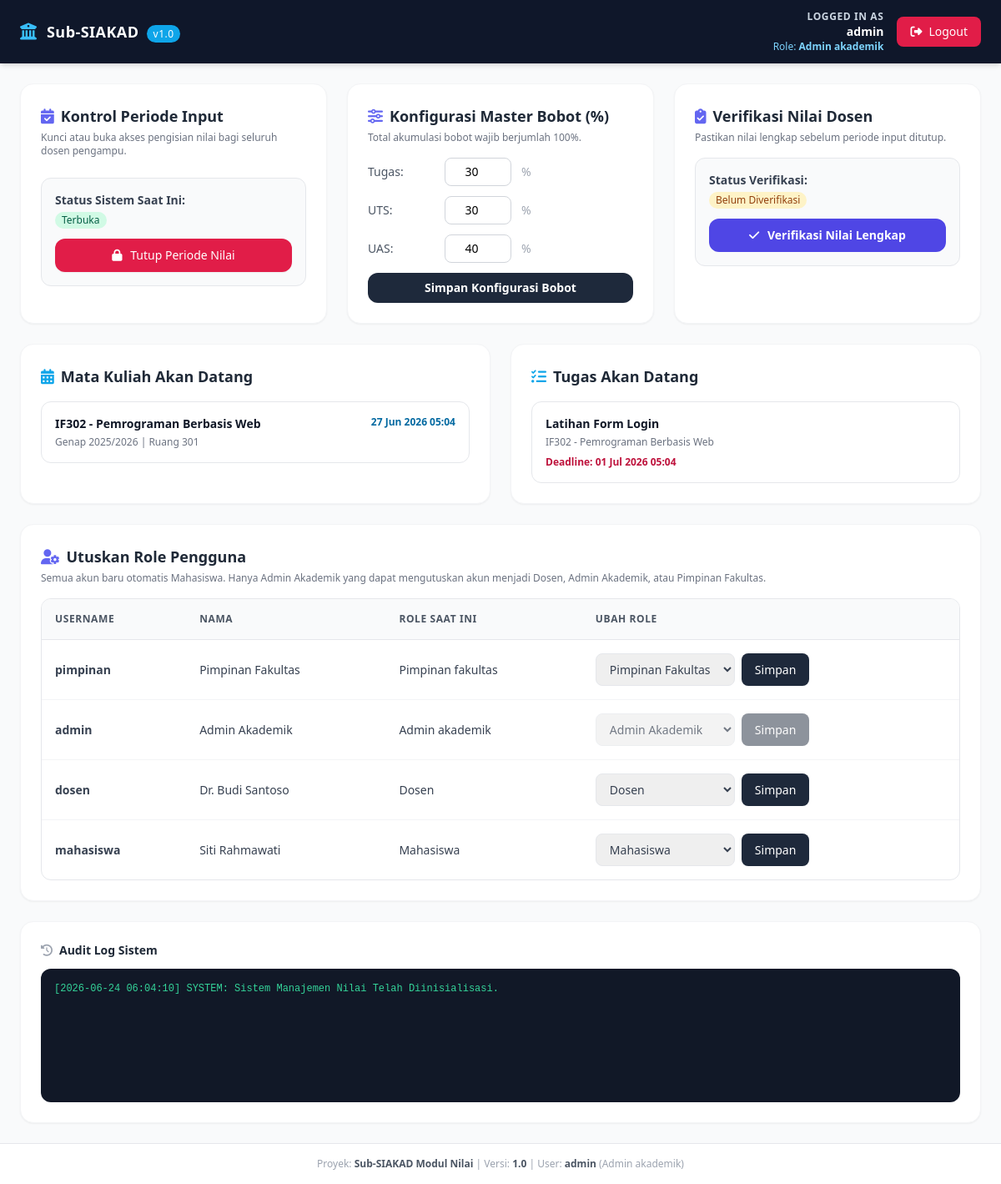
The app's page /grades.php (signed in) with its own data.
### tables this page shows
CREATE TABLE mata_kuliah (
  id INT AUTO_INCREMENT PRIMARY KEY,
  kode VARCHAR(50),
  nama VARCHAR(255),
  sks INT,
  dosen_id INT NULL,
  jadwal_mulai DATETIME NULL,
  ruang VARCHAR(100),
  semester VARCHAR(100),
  CONSTRAINT fk_mk_dosen FOREIGN KEY (dosen_id) REFERENCES dosen_profile(id) ON DELETE SET NULL
);

CREATE TABLE tugas (
  id INT AUTO_INCREMENT PRIMARY KEY,
  mata_kuliah_id INT NOT NULL,
  dosen_id INT NOT NULL,
  judul VARCHAR(255) NOT NULL,
  deskripsi TEXT,
  due_at DATETIME NOT NULL,
  created_at TIMESTAMP DEFAULT CURRENT_TIMESTAMP,
  CONSTRAINT fk_tugas_mk FOREIGN KEY (mata_kuliah_id) REFERENCES mata_kuliah(id) ON DELETE CASCADE,
  CONSTRAINT fk_tugas_dosen FOREIGN KEY (dosen_id) REFERENCES dosen_profile(id) ON DELETE CASCADE
);

CREATE TABLE users (
  id INT AUTO_INCREMENT PRIMARY KEY,
  username VARCHAR(100) NOT NULL UNIQUE,
  password VARCHAR(255) NOT NULL,
  full_name VARCHAR(255),
  email VARCHAR(255),
  role_id INT NOT NULL,
  created_at TIMESTAMP DEFAULT CURRENT_TIMESTAMP,
  CONSTRAINT fk_users_role FOREIGN KEY (role_id) REFERENCES roles(id) ON DELETE RESTRICT
);

CREATE TABLE roles (
  id INT AUTO_INCREMENT PRIMARY KEY,
  name VARCHAR(50) NOT NULL UNIQUE
);

### grades.php (the view, shortened to what this page needs)
<?php
require_once 'config.php';
$currentUser = $_SESSION['user']['username'];
$currentUserId = (int)($_SESSION['user']['id'] ?? 0);
$userRole = $_SESSION['user']['role'];
$currentTime = date('Y-m-d H:i:s');
$bobot = ['tugas' => 30, 'uts' => 30, 'uas' => 40];
$isPeriodeTerbuka = true;
$upcomingCourses = $pdo ? loadUpcomingCourses($pdo, $currentUserId, $userRole) : [];
$upcomingTasks = $pdo ? loadUpcomingTasks($pdo, $currentUserId, $userRole) : [];
$allUsersForAdmin = $pdo && $userRole === 'admin_akademik' ? loadUsersForAdmin($pdo) : [];
function loadUpcomingCourses($pdo, $userId, $role) {
    $stmt = $pdo->query('SELECT * FROM mata_kuliah WHERE jadwal_mulai IS NULL OR jadwal_mulai >= NOW() ORDER BY jadwal_mulai LIMIT 8');
    return $stmt->fetchAll(PDO::FETCH_ASSOC);
}
function loadUpcomingTasks($pdo, $userId, $role) {
    $params = [];
    $where = 't.due_at >= NOW()';
    $stmt = $pdo->prepare("SELECT t.*, mk.kode, mk.nama AS mk FROM tugas t JOIN mata_kuliah mk ON mk.id = t.mata_kuliah_id WHERE {$where} ORDER BY t.due_at LIMIT 8");
    $stmt->execute($params);
    return $stmt->fetchAll(PDO::FETCH_ASSOC);
}
function loadUsersForAdmin($pdo) {
    $stmt = $pdo->query("SELECT u.id, u.username, u.full_name, u.email, r.name AS role FROM users u JOIN roles r ON r.id = u.role_id ORDER BY u.created_at DESC, u.id DESC");
    return $stmt->fetchAll(PDO::FETCH_ASSOC);
}
?>
<!DOCTYPE html>
<html lang="id">
<head>
    <script src="https://cdn.tailwindcss.com"></script>
    <link rel="stylesheet" href="https://cdnjs.cloudflare.com/ajax/libs/font-awesome/6.4.0/css/all.min.css">
</head>
<body class="bg-gray-50 font-sans min-h-screen flex flex-col">
    <div class="bg-slate-900 text-white px-6 py-3 flex flex-wrap justify-between items-center shadow-md gap-3">
        <div class="flex items-center gap-3">
            <i class="fa-solid fa-university text-sky-400 text-xl"></i>
            <span class="font-bold text-lg tracking-wide">Sub-SIAKAD <span class="text-xs font-normal bg-sky-500 text-white px-2 py-0.5 rounded-full ml-1">v1.0</span></span>
        </div>
        <div class="flex items-center gap-4">
            <div class="text-right">
                <div class="text-xs text-slate-300 uppercase tracking-wider font-semibold">Logged in as</div>
                <div class="font-bold text-sm"><?php echo htmlspecialchars($currentUser); ?></div>
                <div class="text-xs text-sky-300">Role: <span class="font-semibold"><?php echo ucfirst(str_replace('_', ' ', $userRole)); ?></span></div>
            </div>
            <a href="logout.php" class="bg-rose-600 hover:bg-rose-700 text-white px-4 py-2 rounded-lg text-sm font-medium transition flex items-center gap-2">
                <i class="fa-solid fa-sign-out-alt"></i> Logout
            </a>
        </div>
    </div>
    <div class="flex-1 max-w-7xl w-full mx-auto p-4 md:p-6">
        <div id="panel-admin" class="dashboard-container <?php echo $userRole === 'admin_akademik' ? 'active' : ''; ?> space-y-6">
            <div class="grid grid-cols-1 md:grid-cols-3 gap-6">
                <div class="bg-white p-6 rounded-2xl shadow-sm border border-gray-100">
                    <div>
                        <h2 class="text-lg font-bold text-gray-800 mb-1"><i class="fa-solid fa-calendar-check text-indigo-500 mr-2"></i>Kontrol Periode Input</h2>
                        <p class="text-xs text-gray-500 mb-6">Kunci atau buka akses pengisian nilai bagi seluruh dosen pengampu.</p>
                    </div>
                    <div class="bg-gray-50 p-4 rounded-xl border border-gray-200">
                        <form method="POST" class="space-y-3">
                            <div class="flex items-center justify-between">
                                <div>
                                    <span class="text-sm font-semibold text-gray-700 block">Status Sistem Saat Ini:</span>
                                    <span class="text-xs <?php echo $isPeriodeTerbuka ? 'bg-emerald-100 text-emerald-800' : 'bg-rose-100 text-rose-800'; ?> px-2 py-0.5 rounded-full font-medium inline-block mt-1">
                                        <?php echo $isPeriodeTerbuka ? 'Terbuka' : 'Terkunci'; ?>
                                    </span>
                                </div>
                            </div>
                            <button type="submit" class="w-full <?php echo $isPeriodeTerbuka ? 'bg-rose-600 hover:bg-rose-700' : 'bg-emerald-600 hover:bg-emerald-700'; ?> text-white font-medium text-sm px-4 py-2.5 rounded-xl transition shadow-sm">
                                <i class="fa-solid fa-<?php echo $isPeriodeTerbuka ? 'lock' : 'lock-open'; ?> mr-1.5"></i> <?php echo $isPeriodeTerbuka ? 'Tutup Periode Nilai' : 'Buka Periode Nilai'; ?>
                            </button>
                        </form>
                    </div>
                </div>
                <div class="bg-white p-6 rounded-2xl shadow-sm border border-gray-100">
                    <h2 class="text-lg font-bold text-gray-800 mb-1"><i class="fa-solid fa-sliders text-indigo-500 mr-2"></i>Konfigurasi Master Bobot (%)</h2>
                    <p class="text-xs text-gray-500 mb-4">Total akumulasi bobot wajib berjumlah 100%.</p>
                    <form method="POST" class="space-y-3">
                        <div class="flex items-center gap-3">
                            <span class="w-20 text-sm font-medium text-gray-600">Tugas:</span>
                            <input type="number" name="w_tugas" value="<?php echo $bobot['tugas']; ?>" class="w-20 px-3 py-1.5 border border-gray-300 rounded-lg text-center text-sm focus:outline-none focus:ring-2 focus:ring-sky-500">
                            <span class="text-sm text-gray-400">%</span>
                        </div>
                        <div class="flex items-center gap-3">
                            <span class="w-20 text-sm font-medium text-gray-600">UTS:</span>
                            <input type="number" name="w_uts" value="<?php echo $bobot['uts']; ?>" class="w-20 px-3 py-1.5 border border-gray-300 rounded-lg text-center text-sm focus:outline-none focus:ring-2 focus:ring-sky-500">
                            <span class="text-sm text-gray-400">%</span>
                        </div>
                        <div class="flex items-center gap-3">
                            <span class="w-20 text-sm font-medium text-gray-600">UAS:</span>
                            <input type="number" name="w_uas" value="<?php echo $bobot['uas']; ?>" class="w-20 px-3 py-1.5 border border-gray-300 rounded-lg text-center text-sm focus:outline-none focus:ring-2 focus:ring-sky-500">
                            <span class="text-sm text-gray-400">%</span>
                        </div>
                        <button type="submit" class="w-full bg-slate-800 hover:bg-slate-900 text-white text-sm font-semibold py-2 rounded-xl transition mt-3">
                            Simpan Konfigurasi Bobot
                        </button>
                    </form>
                </div>
                <div class="bg-white p-6 rounded-2xl shadow-sm border border-gray-100">
                    <h2 class="text-lg font-bold text-gray-800 mb-1"><i class="fa-solid fa-clipboard-check text-indigo-500 mr-2"></i>Verifikasi Nilai Dosen</h2>
                    <p class="text-xs text-gray-500 mb-4">Pastikan nilai lengkap sebelum periode input ditutup.</p>
                    <div class="bg-gray-50 p-4 rounded-xl border border-gray-200 space-y-3">
                        <div>
                            <span class="text-sm font-semibold text-gray-700 block">Status Verifikasi:</span>
                            <span class="text-xs <?php echo !empty($_SESSION['nilai_terverifikasi']) ? 'bg-emerald-100 text-emerald-800' : 'bg-amber-100 text-amber-800'; ?> px-2 py-0.5 rounded-full font-medium inline-block mt-1">
                                <?php echo !empty($_SESSION['nilai_terverifikasi']) ? 'Lengkap' : 'Belum Diverifikasi'; ?>
                            </span>
                        </div>
                        <form method="POST">
                            <button type="submit" class="w-full bg-indigo-600 hover:bg-indigo-700 text-white text-sm font-semibold py-2.5 rounded-xl transition">
                                <i class="fa-solid fa-check mr-1.5"></i> Verifikasi Nilai Lengkap
                            </button>
                        </form>
                    </div>
                </div>
            </div>
            <div class="grid grid-cols-1 lg:grid-cols-2 gap-6">
                <div class="bg-white p-6 rounded-2xl shadow-sm border border-gray-100">
                    <h2 class="text-lg font-bold text-gray-800 mb-4"><i class="fa-solid fa-calendar-days text-sky-500 mr-2"></i>Mata Kuliah Akan Datang</h2>
                    <div class="space-y-3">
                        <?php foreach ($upcomingCourses as $mk): ?>
                            <div class="border border-gray-200 rounded-xl p-4">
                                <div class="flex justify-between gap-3">
                                    <div>
                                        <div class="text-sm font-bold text-gray-900"><?php echo htmlspecialchars($mk['kode'] . ' - ' . $mk['nama']); ?></div>
                                        <div class="text-xs text-gray-500 mt-1"><?php echo htmlspecialchars(($mk['semester'] ?? '-') . ' | ' . ($mk['ruang'] ?? '-')); ?></div>
                                    </div>
                                    <div class="text-right text-xs font-semibold text-sky-700"><?php echo !empty($mk['jadwal_mulai']) ? date('d M Y H:i', strtotime($mk['jadwal_mulai'])) : 'Belum dijadwalkan'; ?></div>
                                </div>
                            </div>
                        <?php endforeach; ?>
                    </div>
                </div>
                <div class="bg-white p-6 rounded-2xl shadow-sm border border-gray-100">
                    <h2 class="text-lg font-bold text-gray-800 mb-4"><i class="fa-solid fa-list-check text-sky-500 mr-2"></i>Tugas Akan Datang</h2>
                    <div class="space-y-3">
                        <?php foreach ($upcomingTasks as $task): ?>
                            <div class="border border-gray-200 rounded-xl p-4">
                                <div class="text-sm font-bold text-gray-900"><?php echo htmlspecialchars($task['judul']); ?></div>
                                <div class="text-xs text-gray-500 mt-1"><?php echo htmlspecialchars($task['kode'] . ' - ' . $task['mk']); ?></div>
                                <div class="text-xs font-semibold text-rose-700 mt-2">Deadline: <?php echo date('d M Y H:i', strtotime($task['due_at'])); ?></div>
                            </div>
                        <?php endforeach; ?>
                    </div>
                </div>
            </div>
            <div class="bg-white p-6 rounded-2xl shadow-sm border border-gray-100">
                <h2 class="text-lg font-bold text-gray-800 mb-1"><i class="fa-solid fa-user-gear text-indigo-500 mr-2"></i>Utuskan Role Pengguna</h2>
                <p class="text-xs text-gray-500 mb-4">Semua akun baru otomatis Mahasiswa. Hanya Admin Akademik yang dapat mengutuskan akun menjadi Dosen, Admin Akademik, atau Pimpinan Fakultas.</p>
                <div class="overflow-x-auto rounded-xl border border-gray-200">
                    <table class="w-full text-left border-collapse">
                        <thead>
                            <tr class="bg-gray-50 border-b border-gray-200 text-gray-600 font-semibold text-xs uppercase tracking-wider">
                                <th class="p-4">Username</th>
                                <th class="p-4">Nama</th>
                                <th class="p-4">Role Saat Ini</th>
                                <th class="p-4">Ubah Role</th>
                            </tr>
                        </thead>
                        <tbody class="text-sm text-gray-700 divide-y divide-gray-100">
                            <?php foreach ($allUsersForAdmin as $user): ?>
                            <tr>
                                <td class="p-4 font-semibold"><?php echo htmlspecialchars($user['username']); ?></td>
                                <td class="p-4"><?php echo htmlspecialchars($user['full_name'] ?: '-'); ?></td>
                                <td class="p-4"><?php echo htmlspecialchars(ucfirst(str_replace('_', ' ', $user['role']))); ?></td>
                                <td class="p-4">
                                    <form method="POST" class="flex gap-2">
                                        <select name="role" class="px-3 py-2 border rounded-lg text-sm" <?php echo (int)$user['id'] === $currentUserId ? 'disabled' : ''; ?>>
                                            <?php foreach (['mahasiswa' => 'Mahasiswa', 'dosen' => 'Dosen', 'admin_akademik' => 'Admin Akademik', 'pimpinan_fakultas' => 'Pimpinan Fakultas'] as $roleValue => $roleLabel): ?>
                                                <option value="<?php echo $roleValue; ?>" <?php echo $user['role'] === $roleValue ? 'selected' : ''; ?>><?php echo $roleLabel; ?></option>
                                            <?php endforeach; ?>
                                        </select>
                                        <button type="submit" class="bg-slate-800 hover:bg-slate-900 text-white text-sm px-4 py-2 rounded-lg disabled:opacity-50" <?php echo (int)$user['id'] === $currentUserId ? 'disabled' : ''; ?>>
                                            Simpan
                                        </button>
                                    </form>
                                </td>
                            </tr>
                            <?php endforeach; ?>
                        </tbody>
                    </table>
                </div>
            </div>
            <div class="bg-white p-6 rounded-2xl shadow-sm border border-gray-100">
                <h2 class="text-sm font-bold text-gray-800 mb-3"><i class="fa-solid fa-clock-rotate-left text-gray-400 mr-2"></i>Audit Log Sistem</h2>
                <div class="bg-gray-900 text-emerald-400 font-mono text-xs p-4 rounded-xl space-y-1 h-40 overflow-y-auto">
                    <div>[<?php echo $currentTime; ?>] SYSTEM: Sistem Manajemen Nilai Telah Diinisialisasi.</div>
                </div>
            </div>
        </div>
    </div>
    <footer class="bg-white border-t border-gray-200 py-4 px-6 text-center text-xs text-gray-400">
        <div>Proyek: <span class="font-semibold text-gray-600">Sub-SIAKAD Modul Nilai</span> | Versi: <span class="font-semibold text-gray-600">1.0</span> | User: <span class="font-semibold text-gray-600"><?php echo htmlspecialchars($currentUser); ?></span> (<?php echo ucfirst(str_replace('_', ' ', $userRole)); ?>)</div>
    </footer>
</body>
</html>

### grades.php (style rules this page uses)
.dashboard-container { display: none; }
.dashboard-container.active { display: block; }

### records on screen
mata_kuliah: kode+nama "IF302 - Pemrograman Berbasis Web", semester+ruang "Genap 2025/2026 | Ruang 301", jadwal_mulai "27 Jun 2026 05:04"
tugas: judul "Latihan Form Login", mata_kuliah.nama "IF302 - Pemrograman Berbasis Web", due_at "01 Jul 2026 05:04"
users: username "pimpinan", full_name "Pimpinan Fakultas", role.name "Pimpinan fakultas", role "Pimpinan Fakultas"
users: username "admin", full_name "Admin Akademik", role.name "Admin akademik", role "Admin Akademik"
users: username "dosen", full_name "Dr. Budi Santoso", role.name "Dosen", role "Dosen"
users: username "mahasiswa", full_name "Siti Rahmawati", role.name "Mahasiswa", role "Mahasiswa"

### other values on screen
$currentUser "admin"
str_replace('_', ' ', $userRole) "Admin akademik"
